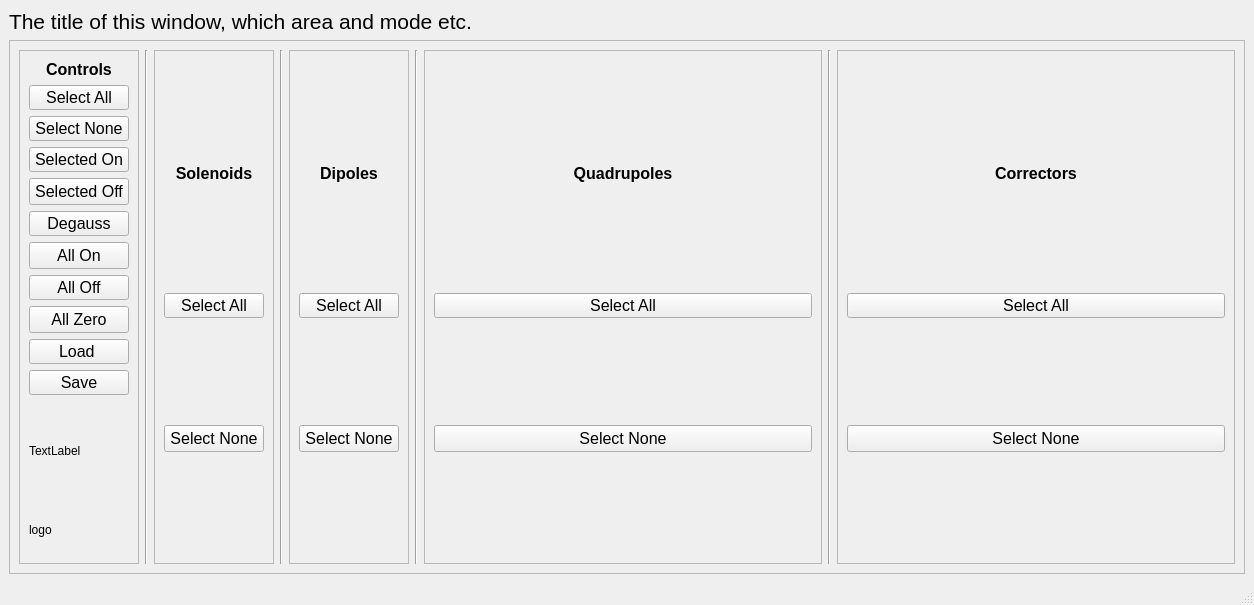
<?xml version="1.0" encoding="UTF-8"?>
<ui version="4.0">
 <class>magnetAppMainView</class>
 <widget class="QMainWindow" name="magnetAppMainView">
  <property name="geometry">
   <rect>
    <x>0</x>
    <y>0</y>
    <width>1254</width>
    <height>605</height>
   </rect>
  </property>
  <property name="windowTitle">
   <string>MainWindow</string>
  </property>
  <widget class="QWidget" name="mainFrame">
   <layout class="QVBoxLayout" name="verticalLayout">
    <item>
     <widget class="QLabel" name="titleLabel">
      <property name="maximumSize">
       <size>
        <width>16777215</width>
        <height>25</height>
       </size>
      </property>
      <property name="font">
       <font>
        <pointsize>16</pointsize>
       </font>
      </property>
      <property name="text">
       <string>The title of this window, which area and mode etc.</string>
      </property>
      <property name="alignment">
       <set>Qt::AlignLeading|Qt::AlignLeft|Qt::AlignVCenter</set>
      </property>
     </widget>
    </item>
    <item>
     <widget class="QFrame" name="mainWidgetFrame">
      <property name="frameShape">
       <enum>QFrame::StyledPanel</enum>
      </property>
      <property name="frameShadow">
       <enum>QFrame::Raised</enum>
      </property>
      <layout class="QHBoxLayout" name="horizontalLayout">
       <item>
        <widget class="QFrame" name="controlButtonFrame">
         <property name="minimumSize">
          <size>
           <width>120</width>
           <height>300</height>
          </size>
         </property>
         <property name="maximumSize">
          <size>
           <width>120</width>
           <height>650</height>
          </size>
         </property>
         <property name="font">
          <font>
           <pointsize>9</pointsize>
          </font>
         </property>
         <property name="frameShape">
          <enum>QFrame::StyledPanel</enum>
         </property>
         <property name="frameShadow">
          <enum>QFrame::Raised</enum>
         </property>
         <layout class="QVBoxLayout" name="verticalLayout_2">
          <item>
           <widget class="QLabel" name="controlsLabel">
            <property name="maximumSize">
             <size>
              <width>16777215</width>
              <height>25</height>
             </size>
            </property>
            <property name="font">
             <font>
              <pointsize>12</pointsize>
              <weight>75</weight>
              <bold>true</bold>
             </font>
            </property>
            <property name="text">
             <string>Controls</string>
            </property>
            <property name="alignment">
             <set>Qt::AlignCenter</set>
            </property>
           </widget>
          </item>
          <item>
           <widget class="QPushButton" name="mainSelectAll">
            <property name="maximumSize">
             <size>
              <width>16777215</width>
              <height>25</height>
             </size>
            </property>
            <property name="font">
             <font>
              <pointsize>12</pointsize>
             </font>
            </property>
            <property name="text">
             <string>Select All</string>
            </property>
           </widget>
          </item>
          <item>
           <widget class="QPushButton" name="selectNone">
            <property name="maximumSize">
             <size>
              <width>16777215</width>
              <height>25</height>
             </size>
            </property>
            <property name="font">
             <font>
              <pointsize>12</pointsize>
             </font>
            </property>
            <property name="text">
             <string>Select None</string>
            </property>
           </widget>
          </item>
          <item>
           <widget class="QPushButton" name="selectedOn">
            <property name="maximumSize">
             <size>
              <width>16777215</width>
              <height>25</height>
             </size>
            </property>
            <property name="font">
             <font>
              <pointsize>12</pointsize>
             </font>
            </property>
            <property name="text">
             <string>Selected On</string>
            </property>
           </widget>
          </item>
          <item>
           <widget class="QPushButton" name="selectedOff">
            <property name="font">
             <font>
              <pointsize>12</pointsize>
             </font>
            </property>
            <property name="text">
             <string>Selected Off</string>
            </property>
           </widget>
          </item>
          <item>
           <widget class="QPushButton" name="selectedDegauss">
            <property name="maximumSize">
             <size>
              <width>16777215</width>
              <height>25</height>
             </size>
            </property>
            <property name="font">
             <font>
              <pointsize>12</pointsize>
             </font>
            </property>
            <property name="text">
             <string>Degauss</string>
            </property>
           </widget>
          </item>
          <item>
           <widget class="QPushButton" name="allOn">
            <property name="font">
             <font>
              <pointsize>12</pointsize>
             </font>
            </property>
            <property name="text">
             <string>All On</string>
            </property>
           </widget>
          </item>
          <item>
           <widget class="QPushButton" name="allOff">
            <property name="maximumSize">
             <size>
              <width>16777215</width>
              <height>25</height>
             </size>
            </property>
            <property name="font">
             <font>
              <pointsize>12</pointsize>
             </font>
            </property>
            <property name="text">
             <string>All Off</string>
            </property>
           </widget>
          </item>
          <item>
           <widget class="QPushButton" name="allZero">
            <property name="font">
             <font>
              <pointsize>12</pointsize>
             </font>
            </property>
            <property name="text">
             <string>All Zero</string>
            </property>
           </widget>
          </item>
          <item>
           <widget class="QPushButton" name="loadSettings">
            <property name="maximumSize">
             <size>
              <width>16777215</width>
              <height>25</height>
             </size>
            </property>
            <property name="font">
             <font>
              <pointsize>12</pointsize>
             </font>
            </property>
            <property name="text">
             <string>Load </string>
            </property>
           </widget>
          </item>
          <item>
           <widget class="QPushButton" name="saveSettings">
            <property name="maximumSize">
             <size>
              <width>16777215</width>
              <height>25</height>
             </size>
            </property>
            <property name="font">
             <font>
              <pointsize>12</pointsize>
             </font>
            </property>
            <property name="text">
             <string>Save</string>
            </property>
           </widget>
          </item>
          <item>
           <widget class="QLabel" name="iconLabel">
            <property name="minimumSize">
             <size>
              <width>0</width>
              <height>100</height>
             </size>
            </property>
            <property name="text">
             <string>TextLabel</string>
            </property>
           </widget>
          </item>
          <item>
           <widget class="QLabel" name="logoLabel">
            <property name="minimumSize">
             <size>
              <width>0</width>
              <height>100</height>
             </size>
            </property>
            <property name="text">
             <string>logo</string>
            </property>
           </widget>
          </item>
         </layout>
        </widget>
       </item>
       <item>
        <widget class="Line" name="line">
         <property name="orientation">
          <enum>Qt::Vertical</enum>
         </property>
        </widget>
       </item>
       <item>
        <widget class="QFrame" name="solFrame">
         <property name="minimumSize">
          <size>
           <width>0</width>
           <height>300</height>
          </size>
         </property>
         <property name="maximumSize">
          <size>
           <width>120</width>
           <height>16777215</height>
          </size>
         </property>
         <property name="frameShape">
          <enum>QFrame::StyledPanel</enum>
         </property>
         <property name="frameShadow">
          <enum>QFrame::Raised</enum>
         </property>
         <layout class="QVBoxLayout" name="solFrameLayout" stretch="0,0,0,0">
          <item>
           <widget class="QLabel" name="solenoidsLabel">
            <property name="maximumSize">
             <size>
              <width>16777215</width>
              <height>25</height>
             </size>
            </property>
            <property name="font">
             <font>
              <pointsize>12</pointsize>
              <weight>75</weight>
              <bold>true</bold>
             </font>
            </property>
            <property name="text">
             <string>Solenoids</string>
            </property>
            <property name="alignment">
             <set>Qt::AlignCenter</set>
            </property>
           </widget>
          </item>
          <item>
           <widget class="QPushButton" name="solSelectAll">
            <property name="maximumSize">
             <size>
              <width>16777215</width>
              <height>25</height>
             </size>
            </property>
            <property name="font">
             <font>
              <pointsize>12</pointsize>
             </font>
            </property>
            <property name="text">
             <string>Select All</string>
            </property>
           </widget>
          </item>
          <item>
           <widget class="QPushButton" name="solSelectNone">
            <property name="minimumSize">
             <size>
              <width>0</width>
              <height>25</height>
             </size>
            </property>
            <property name="font">
             <font>
              <pointsize>12</pointsize>
             </font>
            </property>
            <property name="text">
             <string>Select None</string>
            </property>
           </widget>
          </item>
          <item>
           <layout class="QGridLayout" name="sol_Grid_Box"/>
          </item>
         </layout>
        </widget>
       </item>
       <item>
        <widget class="Line" name="line_2">
         <property name="orientation">
          <enum>Qt::Vertical</enum>
         </property>
        </widget>
       </item>
       <item>
        <widget class="QFrame" name="dipFrame">
         <property name="maximumSize">
          <size>
           <width>120</width>
           <height>16777215</height>
          </size>
         </property>
         <property name="frameShape">
          <enum>QFrame::StyledPanel</enum>
         </property>
         <property name="frameShadow">
          <enum>QFrame::Raised</enum>
         </property>
         <layout class="QVBoxLayout" name="dipFrameLayout">
          <item>
           <widget class="QLabel" name="dipolesLabel">
            <property name="maximumSize">
             <size>
              <width>16777215</width>
              <height>25</height>
             </size>
            </property>
            <property name="font">
             <font>
              <pointsize>12</pointsize>
              <weight>75</weight>
              <bold>true</bold>
             </font>
            </property>
            <property name="text">
             <string>Dipoles</string>
            </property>
            <property name="alignment">
             <set>Qt::AlignCenter</set>
            </property>
           </widget>
          </item>
          <item>
           <widget class="QPushButton" name="dipSelectAll">
            <property name="maximumSize">
             <size>
              <width>16777215</width>
              <height>25</height>
             </size>
            </property>
            <property name="font">
             <font>
              <pointsize>12</pointsize>
             </font>
            </property>
            <property name="text">
             <string>Select All</string>
            </property>
           </widget>
          </item>
          <item>
           <widget class="QPushButton" name="dipSelectNone">
            <property name="minimumSize">
             <size>
              <width>0</width>
              <height>25</height>
             </size>
            </property>
            <property name="font">
             <font>
              <pointsize>12</pointsize>
             </font>
            </property>
            <property name="text">
             <string>Select None</string>
            </property>
           </widget>
          </item>
          <item>
           <layout class="QGridLayout" name="dip_Grid_Box"/>
          </item>
         </layout>
        </widget>
       </item>
       <item>
        <widget class="Line" name="line_3">
         <property name="orientation">
          <enum>Qt::Vertical</enum>
         </property>
        </widget>
       </item>
       <item>
        <widget class="QFrame" name="quadFrame">
         <property name="maximumSize">
          <size>
           <width>600</width>
           <height>16777215</height>
          </size>
         </property>
         <property name="frameShape">
          <enum>QFrame::StyledPanel</enum>
         </property>
         <property name="frameShadow">
          <enum>QFrame::Raised</enum>
         </property>
         <layout class="QVBoxLayout" name="quadFrameLayout">
          <item>
           <widget class="QLabel" name="quadLabel">
            <property name="maximumSize">
             <size>
              <width>16777215</width>
              <height>25</height>
             </size>
            </property>
            <property name="font">
             <font>
              <pointsize>12</pointsize>
              <weight>75</weight>
              <bold>true</bold>
             </font>
            </property>
            <property name="text">
             <string>Quadrupoles</string>
            </property>
            <property name="alignment">
             <set>Qt::AlignCenter</set>
            </property>
           </widget>
          </item>
          <item>
           <widget class="QPushButton" name="quadSelectAll">
            <property name="maximumSize">
             <size>
              <width>16777215</width>
              <height>25</height>
             </size>
            </property>
            <property name="font">
             <font>
              <pointsize>12</pointsize>
             </font>
            </property>
            <property name="text">
             <string>Select All</string>
            </property>
           </widget>
          </item>
          <item>
           <widget class="QPushButton" name="quadSelectNone">
            <property name="minimumSize">
             <size>
              <width>0</width>
              <height>25</height>
             </size>
            </property>
            <property name="font">
             <font>
              <pointsize>12</pointsize>
             </font>
            </property>
            <property name="text">
             <string>Select None</string>
            </property>
           </widget>
          </item>
          <item>
           <layout class="QGridLayout" name="quad_Grid_Box" rowstretch="0" columnstretch="0">
            <property name="sizeConstraint">
             <enum>QLayout::SetMaximumSize</enum>
            </property>
            <property name="horizontalSpacing">
             <number>5</number>
            </property>
            <property name="verticalSpacing">
             <number>7</number>
            </property>
            <property name="rightMargin">
             <number>0</number>
            </property>
           </layout>
          </item>
         </layout>
        </widget>
       </item>
       <item>
        <widget class="Line" name="line_4">
         <property name="orientation">
          <enum>Qt::Vertical</enum>
         </property>
        </widget>
       </item>
       <item>
        <widget class="QFrame" name="corrFrame">
         <property name="frameShape">
          <enum>QFrame::StyledPanel</enum>
         </property>
         <property name="frameShadow">
          <enum>QFrame::Raised</enum>
         </property>
         <layout class="QVBoxLayout" name="corFrameLayout">
          <item>
           <widget class="QLabel" name="corLabel">
            <property name="maximumSize">
             <size>
              <width>16777215</width>
              <height>25</height>
             </size>
            </property>
            <property name="font">
             <font>
              <pointsize>12</pointsize>
              <weight>75</weight>
              <bold>true</bold>
             </font>
            </property>
            <property name="text">
             <string>Correctors</string>
            </property>
            <property name="alignment">
             <set>Qt::AlignCenter</set>
            </property>
           </widget>
          </item>
          <item>
           <widget class="QPushButton" name="corSelectAll">
            <property name="maximumSize">
             <size>
              <width>16777215</width>
              <height>25</height>
             </size>
            </property>
            <property name="font">
             <font>
              <pointsize>12</pointsize>
             </font>
            </property>
            <property name="text">
             <string>Select All</string>
            </property>
           </widget>
          </item>
          <item>
           <widget class="QPushButton" name="corSelectNone">
            <property name="minimumSize">
             <size>
              <width>0</width>
              <height>25</height>
             </size>
            </property>
            <property name="font">
             <font>
              <pointsize>12</pointsize>
             </font>
            </property>
            <property name="text">
             <string>Select None</string>
            </property>
           </widget>
          </item>
          <item>
           <layout class="QGridLayout" name="cor_Grid_Box"/>
          </item>
         </layout>
        </widget>
       </item>
      </layout>
     </widget>
    </item>
   </layout>
  </widget>
  <widget class="QMenuBar" name="menubar">
   <property name="geometry">
    <rect>
     <x>0</x>
     <y>0</y>
     <width>1254</width>
     <height>21</height>
    </rect>
   </property>
  </widget>
  <widget class="QStatusBar" name="statusbar"/>
 </widget>
 <resources/>
 <connections/>
</ui>
